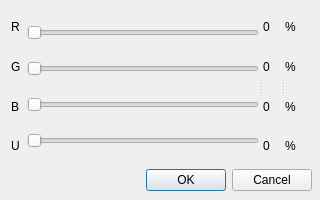
<?xml version="1.0" encoding="UTF-8"?>
<ui version="4.0">
 <class>MixerDialog</class>
 <widget class="QDialog" name="MixerDialog">
  <property name="geometry">
   <rect>
    <x>0</x>
    <y>0</y>
    <width>320</width>
    <height>200</height>
   </rect>
  </property>
  <property name="windowTitle">
   <string>Ustalenie skladowych RGB</string>
  </property>
  <widget class="QWidget" name="layoutWidget">
   <property name="geometry">
    <rect>
     <x>11</x>
     <y>10</y>
     <width>301</width>
     <height>181</height>
    </rect>
   </property>
   <layout class="QVBoxLayout" name="verticalLayout_5">
    <item>
     <widget class="QSplitter" name="splitter_2">
      <property name="orientation">
       <enum>Qt::Horizontal</enum>
      </property>
      <widget class="QSplitter" name="splitter">
       <property name="orientation">
        <enum>Qt::Horizontal</enum>
       </property>
       <widget class="QWidget" name="layoutWidget">
        <layout class="QHBoxLayout" name="horizontalLayout">
         <item>
          <layout class="QVBoxLayout" name="verticalLayout_2">
           <item>
            <widget class="QLabel" name="label_8">
             <property name="text">
              <string>R</string>
             </property>
            </widget>
           </item>
           <item>
            <widget class="QLabel" name="label">
             <property name="text">
              <string>G</string>
             </property>
            </widget>
           </item>
           <item>
            <widget class="QLabel" name="label_3">
             <property name="text">
              <string>B</string>
             </property>
            </widget>
           </item>
           <item>
            <widget class="QLabel" name="label_5">
             <property name="text">
              <string>U</string>
             </property>
            </widget>
           </item>
          </layout>
         </item>
         <item>
          <layout class="QVBoxLayout" name="verticalLayout_4">
           <item>
            <widget class="QSlider" name="redSlider">
             <property name="maximum">
              <number>100</number>
             </property>
             <property name="orientation">
              <enum>Qt::Horizontal</enum>
             </property>
            </widget>
           </item>
           <item>
            <widget class="QSlider" name="greenSlider">
             <property name="maximum">
              <number>100</number>
             </property>
             <property name="orientation">
              <enum>Qt::Horizontal</enum>
             </property>
            </widget>
           </item>
           <item>
            <widget class="QSlider" name="blueSlider">
             <property name="orientation">
              <enum>Qt::Horizontal</enum>
             </property>
            </widget>
           </item>
           <item>
            <widget class="QSlider" name="partSlider">
             <property name="orientation">
              <enum>Qt::Horizontal</enum>
             </property>
            </widget>
           </item>
          </layout>
         </item>
        </layout>
       </widget>
       <widget class="QWidget" name="layoutWidget">
        <layout class="QVBoxLayout" name="verticalLayout">
         <item>
          <widget class="QLabel" name="redVal">
           <property name="text">
            <string>0</string>
           </property>
          </widget>
         </item>
         <item>
          <widget class="QLabel" name="greenVal">
           <property name="text">
            <string>0</string>
           </property>
          </widget>
         </item>
         <item>
          <widget class="QLabel" name="blueVal">
           <property name="text">
            <string>0</string>
           </property>
          </widget>
         </item>
         <item>
          <widget class="QLabel" name="partitionVal">
           <property name="text">
            <string>0</string>
           </property>
          </widget>
         </item>
        </layout>
       </widget>
       <widget class="QWidget" name="">
        <layout class="QVBoxLayout" name="verticalLayout_3">
         <item>
          <widget class="QLabel" name="label_2">
           <property name="text">
            <string>%</string>
           </property>
          </widget>
         </item>
         <item>
          <widget class="QLabel" name="label_6">
           <property name="text">
            <string>%</string>
           </property>
          </widget>
         </item>
         <item>
          <widget class="QLabel" name="label_4">
           <property name="text">
            <string>%</string>
           </property>
          </widget>
         </item>
         <item>
          <widget class="QLabel" name="label_7">
           <property name="text">
            <string>%</string>
           </property>
          </widget>
         </item>
        </layout>
       </widget>
      </widget>
     </widget>
    </item>
    <item>
     <widget class="QDialogButtonBox" name="buttonBox">
      <property name="orientation">
       <enum>Qt::Horizontal</enum>
      </property>
      <property name="standardButtons">
       <set>QDialogButtonBox::Cancel|QDialogButtonBox::Ok</set>
      </property>
     </widget>
    </item>
   </layout>
  </widget>
 </widget>
 <resources/>
 <connections>
  <connection>
   <sender>greenSlider</sender>
   <signal>valueChanged(int)</signal>
   <receiver>greenVal</receiver>
   <slot>setNum(int)</slot>
   <hints>
    <hint type="sourcelabel">
     <x>121</x>
     <y>67</y>
    </hint>
    <hint type="destinationlabel">
     <x>266</x>
     <y>66</y>
    </hint>
   </hints>
  </connection>
  <connection>
   <sender>buttonBox</sender>
   <signal>accepted()</signal>
   <receiver>MixerDialog</receiver>
   <slot>accept()</slot>
   <hints>
    <hint type="sourcelabel">
     <x>188</x>
     <y>189</y>
    </hint>
    <hint type="destinationlabel">
     <x>190</x>
     <y>199</y>
    </hint>
   </hints>
  </connection>
  <connection>
   <sender>redSlider</sender>
   <signal>valueChanged(int)</signal>
   <receiver>redVal</receiver>
   <slot>setNum(int)</slot>
   <hints>
    <hint type="sourcelabel">
     <x>100</x>
     <y>42</y>
    </hint>
    <hint type="destinationlabel">
     <x>266</x>
     <y>28</y>
    </hint>
   </hints>
  </connection>
  <connection>
   <sender>blueSlider</sender>
   <signal>valueChanged(int)</signal>
   <receiver>blueVal</receiver>
   <slot>setNum(int)</slot>
   <hints>
    <hint type="sourcelabel">
     <x>103</x>
     <y>110</y>
    </hint>
    <hint type="destinationlabel">
     <x>266</x>
     <y>105</y>
    </hint>
   </hints>
  </connection>
  <connection>
   <sender>buttonBox</sender>
   <signal>rejected()</signal>
   <receiver>MixerDialog</receiver>
   <slot>reject()</slot>
   <hints>
    <hint type="sourcelabel">
     <x>287</x>
     <y>189</y>
    </hint>
    <hint type="destinationlabel">
     <x>296</x>
     <y>199</y>
    </hint>
   </hints>
  </connection>
  <connection>
   <sender>partSlider</sender>
   <signal>valueChanged(int)</signal>
   <receiver>partitionVal</receiver>
   <slot>setNum(int)</slot>
   <hints>
    <hint type="sourcelabel">
     <x>37</x>
     <y>138</y>
    </hint>
    <hint type="destinationlabel">
     <x>261</x>
     <y>146</y>
    </hint>
   </hints>
  </connection>
 </connections>
</ui>
